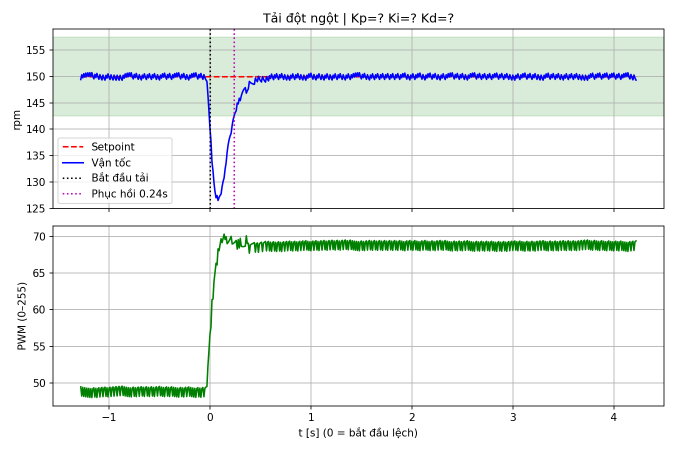
#> input picture Lab3/data_sim/load_pid_disturbance.png, 1350 x 900 px (shown at 1/2 size)
$ python -i monitor.py   (imports and definitions only)
#> lines starting #> are read from the running program, lines starting #| are printed output that depends on the picture
import serial
import matplotlib.pyplot as plt
from matplotlib.animation import FuncAnimation

# Cấu hình cổng COM kết nối ESP32 (Thay COM7 bằng cổng thực tế của bạn)
PORT = 'COM7'
BAUD_RATE = 115200

x_data, target_data, current_data = [], [], []

ser = serial.Serial(PORT, BAUD_RATE, timeout=0.1)

fig, ax = plt.subplots(figsize=(10, 5))
line_target, = ax.plot([], [], 'r--', label='Tốc độ Đặt (Target)')
line_current, = ax.plot([], [], 'b-', label='Tốc độ Thực tế (Current)')
# [7 lines not run here, left out]

def update(frame):
    line = ser.readline().decode('utf-8', errors='ignore').strip()
    if "Target:" in line and "Current:" in line:
        try:
            parts = line.split(',')
            target = float(parts[0].split(':')[1])
            current = float(parts[1].split(':')[1])

            x_data.append(len(x_data))
            target_data.append(target)
            current_data.append(current)

            # Giữ lại 200 điểm gần nhất trên đồ thị
            if len(x_data) > 200:
                x_data.pop(0)
                target_data.pop(0)
                current_data.pop(0)

            line_target.set_data(x_data, target_data)
            line_current.set_data(x_data, current_data)
            ax.set_xlim(x_data[0], x_data[-1] + 10)
        except Exception as e:
            pass
    return line_target, line_current

ani = FuncAnimation(fig, update, interval=10, blit=True)
# [2 lines not run here, left out]

>>> import cv2
>>> picture = cv2.imread('data_sim/load_pid_disturbance.png', cv2.IMREAD_GRAYSCALE)
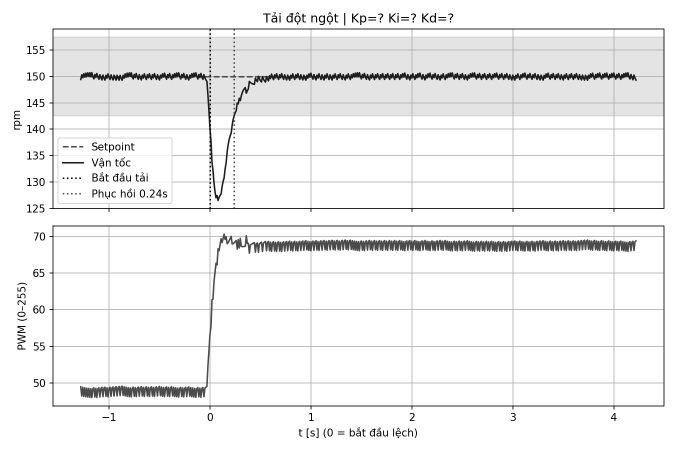
#> picture: shape (900, 1350) (shown at 1/2 size); min 0, max 255, mean 240.1
>>> result = update(picture)
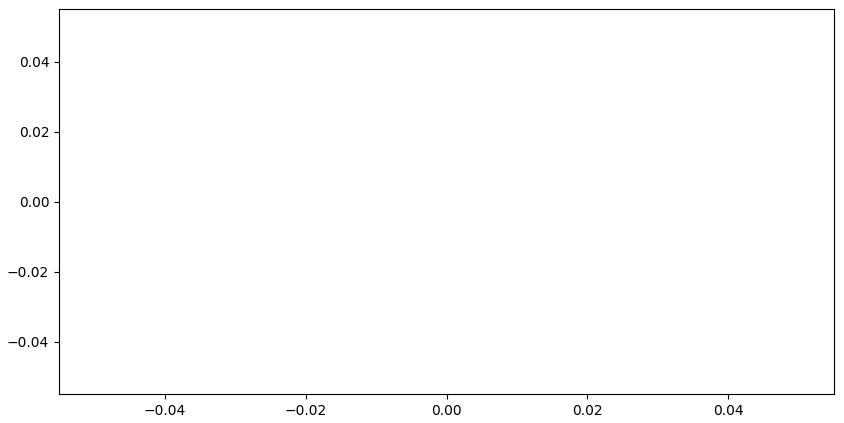
#> figure drawn by matplotlib, 1 panel
